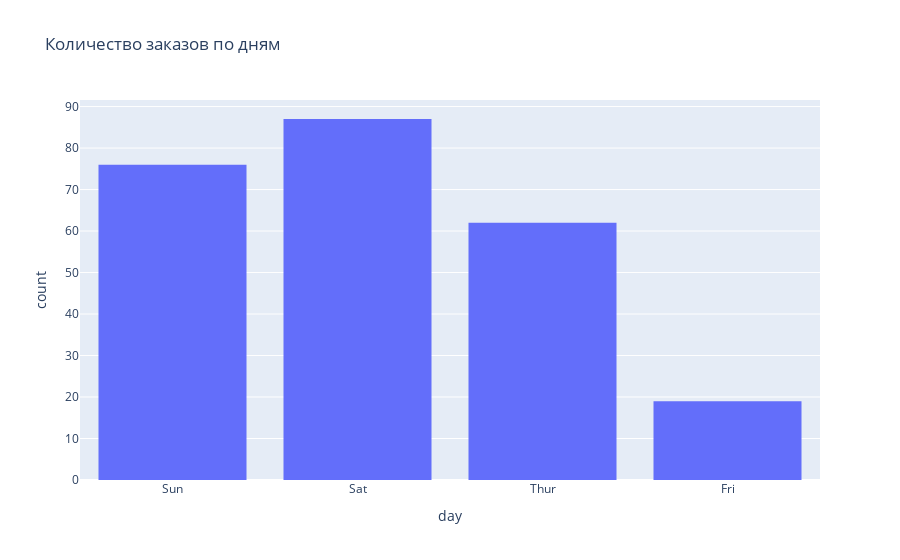

This figure's notebook cell:
### Code cell
px.histogram(df,x=df['day'],title='Количество заказов по дням')

### Figure 1 — Plotly figure (JSON) as saved in the notebook; plotly's stock layout.template omitted (floating-point values rounded to 4 significant figures; data arrays with more than 128 entries replaced by an {"elided": "..."} marker saying what was removed)
{"data": [{"bingroup": "x", "hovertemplate": "day=%{x}<br>count=%{y}<extra></extra>", "legendgroup": "", "marker": {"color": "#636efa", "pattern": {"shape": ""}}, "name": "", "orientation": "v", "showlegend": false, "type": "histogram", "x": {"elided": "244 str values"}, "xaxis": "x", "yaxis": "y"}], "layout": {"barmode": "relative", "legend": {"tracegroupgap": 0}, "title": {"text": "Количество заказов по дням"}, "xaxis": {"anchor": "y", "domain": [0, 1], "title": {"text": "day"}}, "yaxis": {"anchor": "x", "domain": [0, 1], "title": {"text": "count"}}}}
